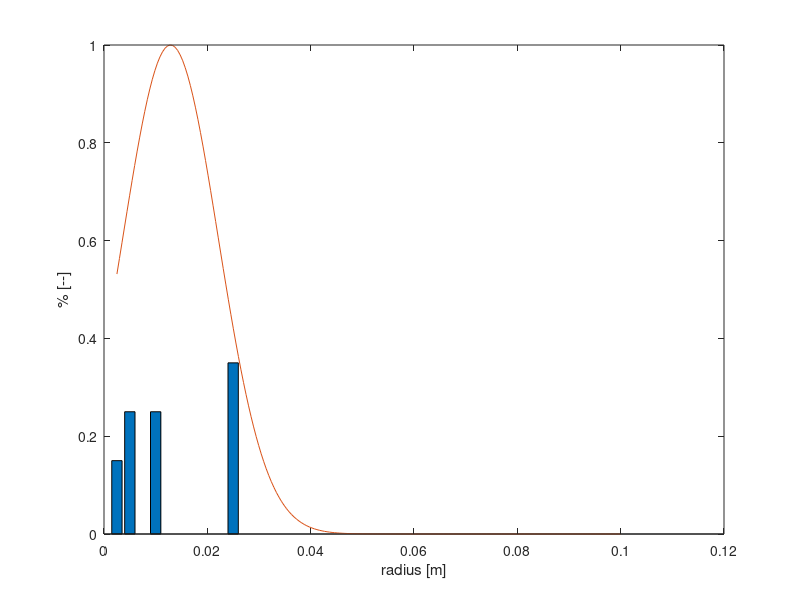

Here is the MATLAB script that generated this plot:
clear all
close all
clc

diameterIronOreCoarseReal = [6.3; 5.6; 3.55; 2; 1]/1000;
weightIronOreCoarseReal= [0.101676719;	0.119218182;	0.519542204;	0.259562895;	0];

diameterIronOreFineReal = [0.002000;0.001600;0.001250;0.001000;0.0008000;0.0006300;0.0005000;0.0003150;0.00000001];
weightIronOreFineReal= [0.353978984000000;0.174765409000000;0.149244687000000;0.129140480000000;0.0634363330000000;0.0513413220000000;0.0320992590000000;0.0169929900000000;0.0290005370000000];





%diameter = [0.00450;0.00350;0.00250;0.00150];
diameter2 = [0.005;0.004;0.003;0.002;0.001];

wei(:,1) = [0.45; 0.05; 0.05; 0.45]; %gollum 40 1st round
wei(:,2) = [0.0500;0.450;0.450;0.0500];  %gollum 41 1st round
wei(:,3) = [0.25;0.25;0.25;0.25];
wei(:,4) = [0.33;0.17;0.17;0.33];

wei2(:,1) = [0.2;0.2;0.2;0.2;0.2];
wei2(:,2) = [0.1;0.25;0.3;0.25;0.1];
wei2(:,3) = [0.05;0.2;0.5;0.2;0.05];
wei2(:,4) = [0.05;0.1;0.7;0.1;0.05];

wei3 = [0.1960,0.2600,0.1730,0.1300,0.1100,0.1310]';
diameter3 = [0.006000,0.01000,0.01600,0.02500,0.04000,0.05000]';

diameter4 = [5, 10, 20, 50,  200 ]'/1000;
wei4 = [ 15, 25, 25, 35, 0]'/100;



j=1;
for i=14 %[9:12]
    
    if i<5
        diameter = [0.00450;0.00350;0.00250;0.00150];
        weight = wei(:,i);
    elseif i == 5
        diameter =    [2	1.6	1.25	1	0.63	0.315]'/1000; %limestone	fine	sim
        weight = [0.342	0	0.107	0.01	0.327	0.214]';
    elseif i == 6
        diameter =    [2	1.6	1.25	1	0.8	0.63]'/1000; %coke	fine	sim
        weight = [0.050	0.000	0.000	0.000	0.000	0.950]';
    elseif i == 7
        diameter =    [6.3	5.6	3.55	2	1]'/1000; %coke	coarse	sim
        weight = [0.000	0.080	0.920	0.000	0.000]';
    elseif i == 8
        diameter =    [2	1.6	1.25	0.63	0.315]'/1000; %sinter fine	sim
        weight = [0.6205	0.0000	0.1050	0.2299	0.0446]';
    elseif i > 8 & i < 13
        diameter =   diameter2;
        weight = wei2(:,i-8);
    elseif i == 13
        diameter =   diameter3;
        weight = wei3 ;
    elseif i == 14
        diameter =   diameter4;
        weight = wei4 ;
    end
    
    radius = diameter/2;
    
    weightedMeanDiam(i) = mean(weight.'*diameter,2);
    stddevDiam(i)=sqrt(var(diameter, weight));
    
    weightedMeanRad(i) = mean(weight.'*radius,2);
    stddevRad(i)=sqrt(var(radius, weight));
    
    
    x = [min(diameter):(max(diameter)-min(diameter))/199:max(diameter)];
    norm = normpdf(x,weightedMeanDiam(i),stddevDiam(i));
    norm=norm/max(norm);
    
    x2 = [min(radius):(max(radius)-min(radius))/199:max(radius)];
    norm2 = normpdf(x2,weightedMeanRad(i),stddevRad(i));
    norm2=norm2/max(norm2);
    
    minDiam = 0.000315;
    maxDiam = 6.3/1000;
    
    % figure(j);
    % %xlim = ([minDiam  maxDiam]);
    % bar(diameter,weight)
    % %xlim = ([minDiam  maxDiam]);
    % hold on
    % plot(x,norm)
    % xlim([minDiam  maxDiam]);
    % hold off
    
    j=j+1;
    
    h1=figure(j);
    bar(radius,weight)
    hold on
    plot(x2,norm2)
   % xlim([minDiam  maxDiam]/2);
    xlabel('radius [m]');
    ylabel('% [--]');
    hold off
    print(h1,'-djpeg','-r300',['0',num2str(41+i),'simulationRadiusDistribution',num2str(i)])
    j=j+1;
    
end